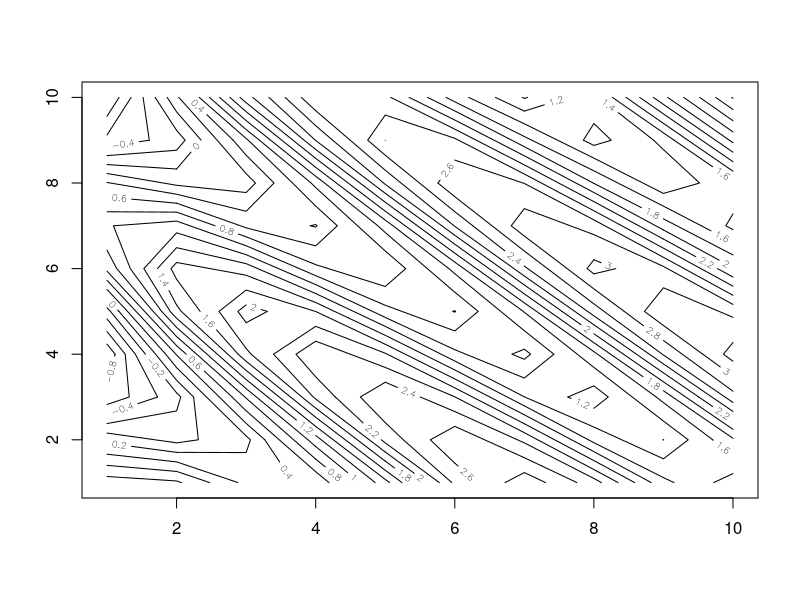
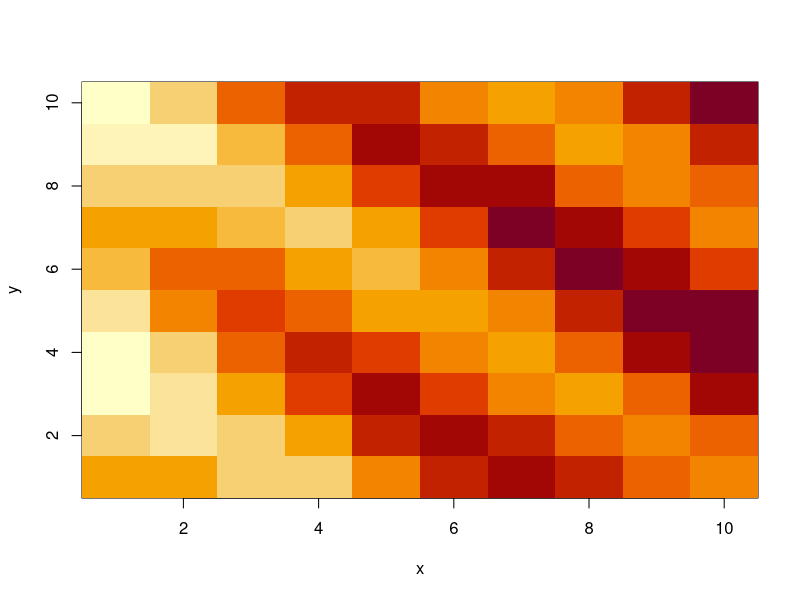
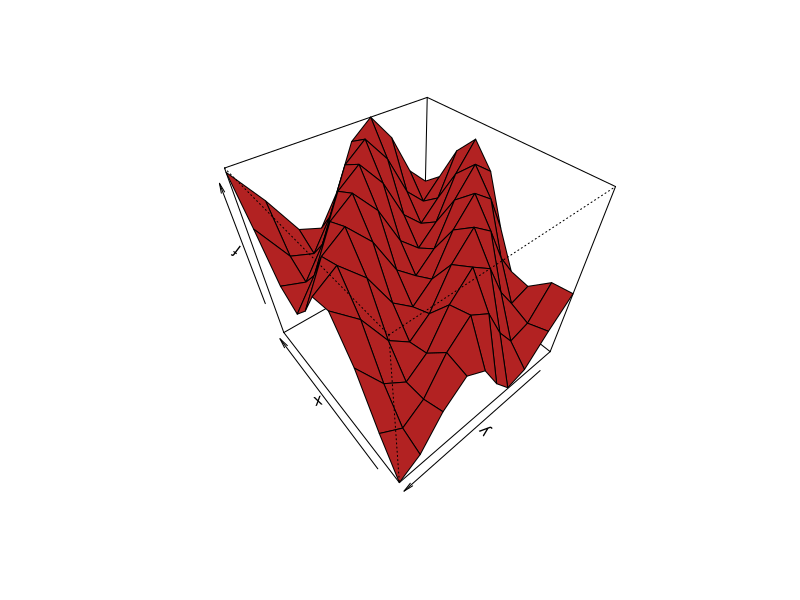

Source code (R) for these figures, in order:
## ---- chunk 1
x <- 1:10
y <- 1:10

f <- outer(x, y, function(x,y) log(x)/1 + sin(x+y))
## ---- chunk 2
contour(x, y, f, nlevels = 25)
## ---- chunk 3
image(x,y,f)
## ---- chunk 4
persp(x,y,f,
      theta = 230,
      phi = 45, 
      col = 'firebrick')
